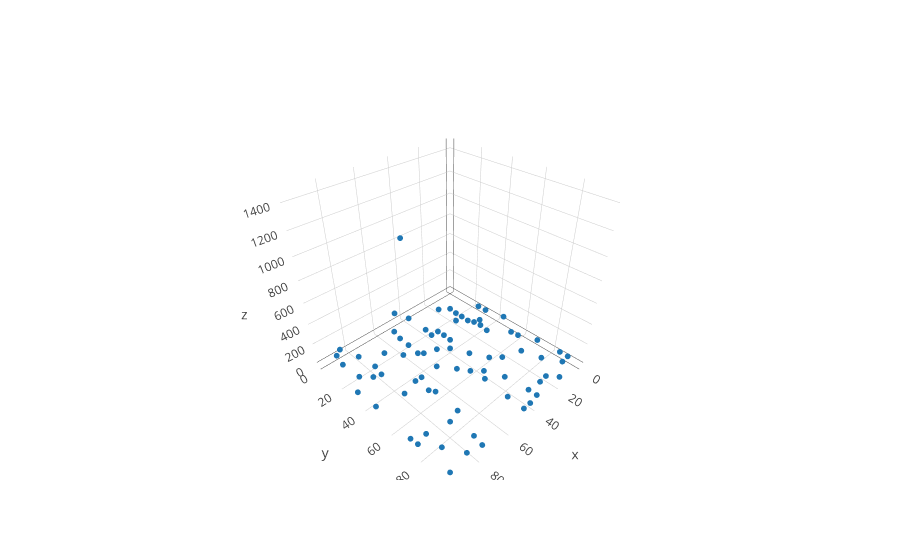

Notebook cell for this chart:
### Markdown cell above
Here, we take a sample of 20 percent of the above grid to "observe"

### Code cell
X_part, y_part = sim.rand_partial_grid(X, y, 0.2)
X_full, y_full, obs_idx, imag_idx = fill_grid(X_part, y_part)

color = np.zeros(X_full.shape[0])
color[obs_idx] = 1.0
trace_partial_obs = go.Scatter3d(x = X_full[obs_idx, 0], y = X_full[obs_idx, 1],
                                 z= y[obs_idx], mode = 'markers', marker=dict(size = 2))
iplot([trace_partial_obs])

### Figure 1 — Plotly figure (JSON) as saved in the notebook; plotly's stock layout.template omitted (floating-point values rounded to 4 significant figures)
{"data": [{"marker": {"size": 2}, "mode": "markers", "type": "scatter3d", "x": [0, 0, 0, 0, 0, 5, 5, 5, 5, 10, 10, 15, 15, 15, 15, 15, 15, 15, 15, 15, 20, 20, 20, 25, 25, 30, 35, 35, 35, 35, 35, 35, 35, 40, 40, 40, 40, 40, 40, 45, 45, 45, 45, 50, 50, 50, 55, 55, 55, 55, 55, 65, 65, 70, 70, 70, 70, 70, 70, 75, 75, 80, 80, 80, 85, 85, 85, 85, 85, 85, 90, 90, 90, 90, 90, 95, 95, 95, 95, 95], "y": [25, 45, 70, 85, 90, 35, 55, 60, 90, 35, 80, 15, 20, 25, 30, 35, 40, 45, 70, 95, 10, 25, 90, 65, 90, 60, 25, 30, 35, 50, 75, 90, 95, 5, 20, 25, 40, 65, 95, 60, 70, 85, 95, 5, 40, 55, 10, 15, 30, 35, 45, 30, 35, 20, 45, 50, 55, 60, 75, 90, 95, 10, 25, 30, 0, 30, 55, 60, 85, 95, 5, 10, 25, 75, 85, 30, 45, 70, 75, 95], "z": [2, 48, 5, 17, 17, 82, 6, 14, 10, 12, 2, 14, 5, 7, 4, 30, 38, 24, 30, 1, 6, 2, 10, 9, 3, 5, 10, 14, 8, 2, 2, 31, 32, 28, 30, 15, 7, 13, 6, 13, 36, 15, 9, 170, 96, 36, 54, 23, 2, 52, 9, 83, 237, 53, 11, 108, 25, 69, 50, 50, 24, 13, 62, 29, 42, 55, 167, 1440, 263, 91, 75, 28, 58, 71, 74, 3, 30, 19, 33, 42]}], "layout": {}}
